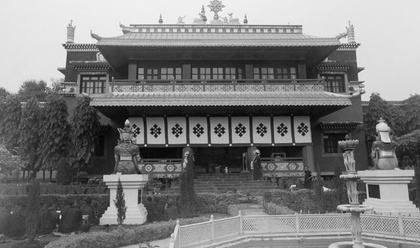
%> input picture Clases/Clase11/files/edificio_china.jpg, 420 x 248 px, shrunk from 640 x 378 before the run
$ octave ejm2_clase.m   (GNU Octave 9; MATLAB toolbox functions it lacks are replaced by stand-ins)
%> lines starting %> are read from the running program, lines starting %| are printed output that depends on the picture
% Ejemplo
clc; clear; close all

pkg load image

A = imread('files/edificio_china.jpg');
%> A is the input picture: size 248x420x3 uint8; min 4, max 250, mean 123.5
subplot(2, 2, 1)
imshow(A)
title('Imagen Original')

% Calculo de la DFT-2D

A = im2double(A);
%> A: size 248x420x3 double
F_A = fft2(A);
subplot(2, 2, 2)
imshow(log(1+abs(F_A)),[])
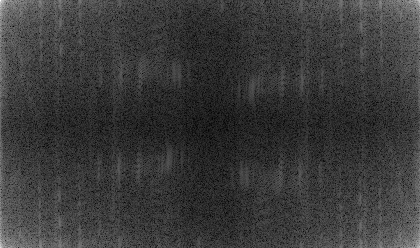
%> displayed picture: size 248x420x3, on the screen's scale of 0 to 255; min 0, max 255, mean 58
title('DFT-2D')

% Aplicar ffshift a la matriz resultante
% Calculo del Mascara del Filtro

[m, n] = size(A);
%> m = 248; n = 1260
D = zeros(m, n);
for u = 1:m
  for v = 1:n
    D(u, v) = sqrt(u^2 + v^2);
  endfor
endfor
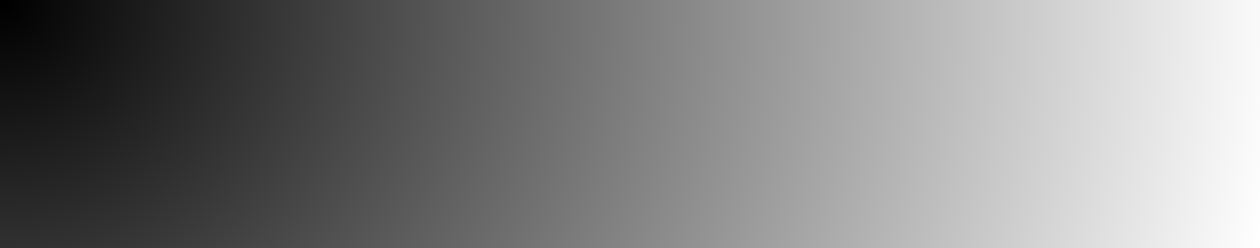
%> D: size 248x1260 double; min 1.41, max 1284.2, mean 656.3; drawn with min black and max white

D0 = 100;
F_B = fftshift(D <= D0);
%> (the run ends here)

$ run again, with Clases/Clase11/files/chest.jpg copied over Clases/Clase11/files/edificio_china.jpg
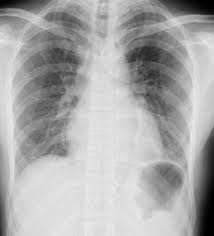
%> input picture Clases/Clase11/files/chest.jpg, 214 x 236 px
%> A is the input picture: size 236x214x3 uint8; min 0, max 237, mean 169.8
%> A: size 236x214x3 double
%> `imshow(log(1+abs(F_A)),[])`:
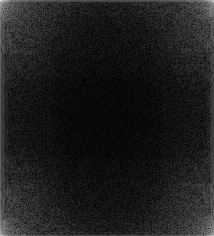
%> displayed picture: size 236x214x3, on the screen's scale of 0 to 255; min 0, max 255, mean 28.9
%> after the loop `for u = 1:m`:
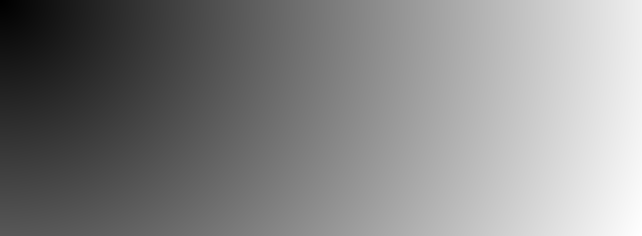
%> D: size 236x642 double; min 1.41, max 684, mean 358.3; drawn with min black and max white
